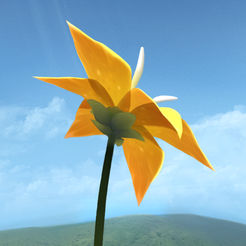
#> input picture Image Processing/flower1.jpg, 246 x 246 px
$ python invert_rgb.py
#> lines starting #> are read from the running program, lines starting #| are printed output that depends on the picture
import cv2
import numpy as np

def invertor(value):
	return 255-value

img=cv2.imread('flower1.jpg',cv2.IMREAD_COLOR)
#> img is the input picture: shape (246, 246, 3); mean B, G, R 185.3, 172.9, 139.9
out=np.zeros(img.shape)
for i in range(img.shape[0]):
	for j in range(img.shape[1]):
		for k in range(img.shape[2]):
			out[i,j,k]=invertor(img[i,j,k])
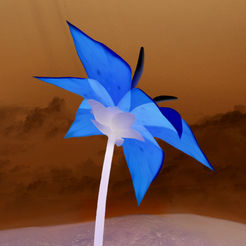
#> out: shape (246, 246, 3) float64; mean B, G, R 69.7, 82.1, 115.1

out=np.array(out, dtype = np.uint8)

cv2.imshow('sample_image', img)
cv2.imshow('sample_image_inverted', out)
cv2.waitKey(0)
cv2.destroyAllWindows()
